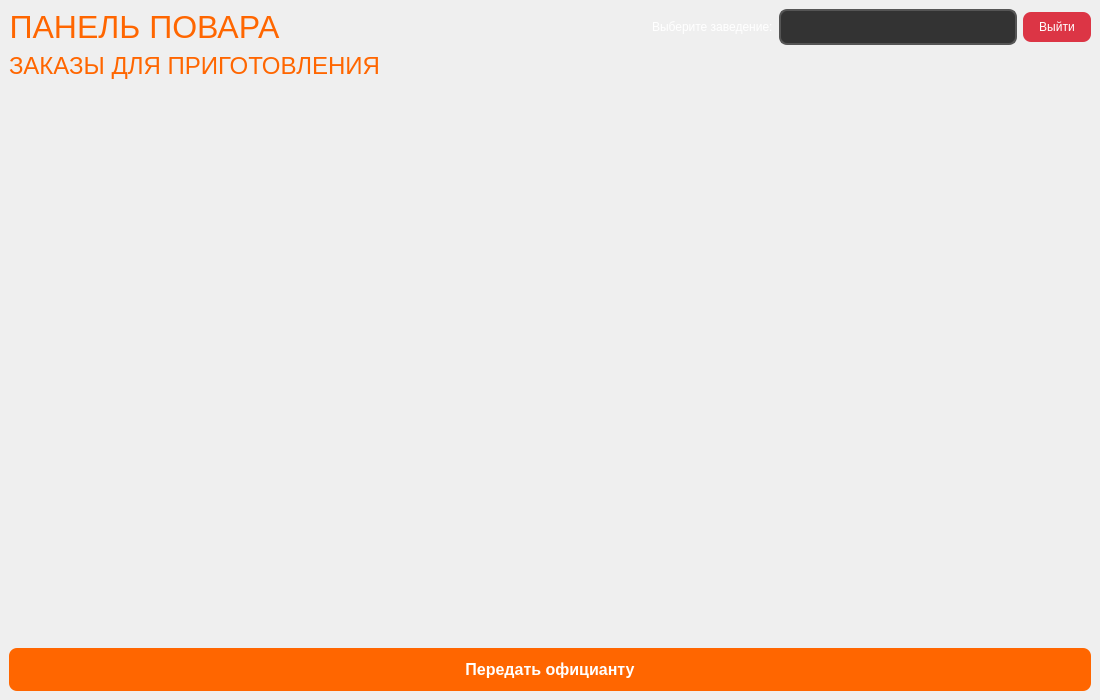
<?xml version="1.0" encoding="UTF-8"?>
<ui version="4.0">
 <class>ChefWindow</class>
 <widget class="QMainWindow" name="ChefWindow">
  <property name="geometry">
   <rect>
    <x>0</x>
    <y>0</y>
    <width>1100</width>
    <height>700</height>
   </rect>
  </property>
  <property name="windowTitle">
   <string>Панель повара</string>
  </property>
  <property name="styleSheet">
   <string notr="true">QMainWindow {
    background: qlineargradient(x1:0, y1:0, x2:1, y2:1,
    stop:0 #1a1a1a, stop:1 #2d2d2d);
    color: white;
}</string>
  </property>
  <widget class="QWidget" name="centralwidget">
   <layout class="QVBoxLayout" name="verticalLayout">
    <item>
     <layout class="QHBoxLayout" name="header_layout">
      <item>
       <widget class="QLabel" name="title_label">
        <property name="text">
         <string>&lt;html&gt;&lt;head/&gt;&lt;body&gt;&lt;p align=&quot;center&quot;&gt;&lt;span style=&quot; font-size:24pt; color:#ff6600;&quot;&gt;ПАНЕЛЬ ПОВАРА&lt;/span&gt;&lt;/p&gt;&lt;/body&gt;&lt;/html&gt;</string>
        </property>
       </widget>
      </item>
      <item>
       <spacer name="horizontalSpacer">
        <property name="orientation">
         <enum>Qt::Horizontal</enum>
        </property>
        <property name="sizeHint" stdset="0">
         <size>
          <width>40</width>
          <height>20</height>
         </size>
        </property>
       </spacer>
      </item>
      <item>
       <widget class="QLabel" name="restaurant_label">
        <property name="text">
         <string>&lt;html&gt;&lt;head/&gt;&lt;body&gt;&lt;p&gt;&lt;span style=&quot; color:#ffffff;&quot;&gt;Выберите заведение:&lt;/span&gt;&lt;/p&gt;&lt;/body&gt;&lt;/html&gt;</string>
        </property>
       </widget>
      </item>
      <item>
       <widget class="QComboBox" name="restaurant_combo">
        <property name="styleSheet">
         <string notr="true">QComboBox {
    background: #333;
    border: 2px solid #555;
    border-radius: 8px;
    padding: 8px;
    color: white;
    min-width: 200px;
}
QComboBox::drop-down {
    border: none;
}
QComboBox QAbstractItemView {
    background: #333;
    border: 2px solid #555;
    color: white;
    selection-background-color: #ff6600;
}</string>
        </property>
       </widget>
      </item>
      <item>
       <widget class="QPushButton" name="logout_btn">
        <property name="text">
         <string>Выйти</string>
        </property>
        <property name="styleSheet">
         <string notr="true">QPushButton {
    background: #dc3545;
    color: white;
    border: none;
    border-radius: 8px;
    padding: 8px 16px;
    font-size: 12px;
}
QPushButton:hover {
    background: #c82333;
}</string>
        </property>
       </widget>
      </item>
     </layout>
    </item>
    <item>
     <widget class="QLabel" name="orders_title">
      <property name="text">
       <string>&lt;html&gt;&lt;head/&gt;&lt;body&gt;&lt;p&gt;&lt;span style=&quot; font-size:18pt; color:#ff6600;&quot;&gt;ЗАКАЗЫ ДЛЯ ПРИГОТОВЛЕНИЯ&lt;/span&gt;&lt;/p&gt;&lt;/body&gt;&lt;/html&gt;</string>
      </property>
     </widget>
    </item>
    <item>
     <widget class="QScrollArea" name="orders_scroll_area">
      <property name="widgetResizable">
       <bool>true</bool>
      </property>
      <property name="styleSheet">
       <string notr="true">QScrollArea {
    border: none;
    background: transparent;
}
QScrollArea QWidget {
    background: transparent;
}</string>
      </property>
      <widget class="QWidget" name="orders_scroll_widget">
       <layout class="QVBoxLayout" name="orders_layout">
        <!-- Чек-виджеты заказов будут добавляться здесь динамически -->
       </layout>
      </widget>
     </widget>
    </item>
    <item>
     <widget class="QPushButton" name="mark_prepared_btn">
      <property name="text">
       <string>Передать официанту</string>
      </property>
      <property name="styleSheet">
       <string notr="true">QPushButton {
    background: #ff6600;
    color: white;
    border: none;
    border-radius: 8px;
    padding: 12px 24px;
    font-size: 16px;
    font-weight: bold;
}
QPushButton:hover {
    background: #e55a00;
}</string>
      </property>
     </widget>
    </item>
   </layout>
  </widget>
 </widget>
 <resources/>
 <connections/>
</ui>
